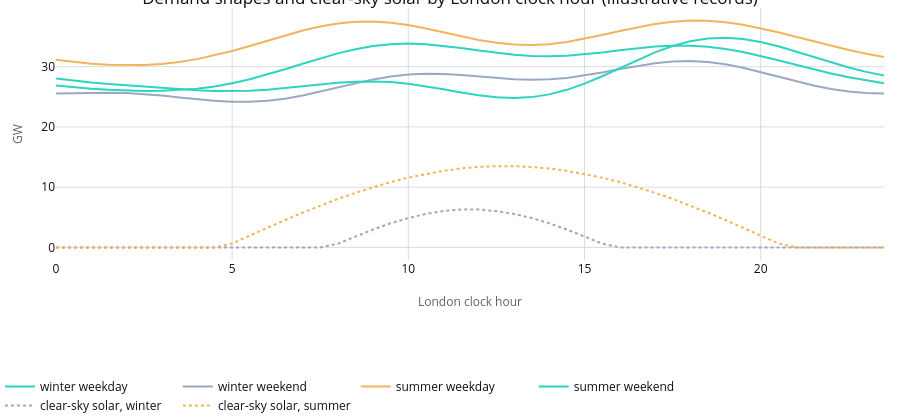

Notebook cell for this chart:
### Markdown cell above
## 1. Net demand: demand shape, heating, wind and solar

**Demand shape.** National demand before wind and solar, as a smooth daily curve with three
harmonics (`sampling.demand_shape_gw`). There are four shapes (winter/summer x weekday/weekend);
the run's first London month picks the season for the whole week, so a week that crosses 1 April
does not jump. The coefficients were fitted backwards from the Elexon price shapes: after heating,
wind and solar are applied and the result goes through the supply curve, the simulated mean price
of each half-hour matches the observed one (the `_DEMAND_SHAPES` comment in `assumptions.py`
explains how). So they are shapes that reproduce the observed price pattern, not metered demand.

**Heating.** Each deg C a day is below the heating threshold adds a fixed number of GW for the whole
day. Most GB homes heat with gas, so the electric effect is a few GW. The temperature is the run's
own sampled daily temperature, so a cold simulated week is also a dear one.

**Wind.** Installed GW x a daily capacity factor. The factor lives on the logit scale with an AR(1)
across days, so it stays between 0 and 1 and calm or windy spells last several days.

**Solar.** Installed GW x a clear-sky daylight shape (a half sine between sunrise and sunset) x a
daily clearness, also a persistent AR(1) on the logit scale. Zero at night.

Net demand = demand + heating - wind - solar (+ any shock known the day before, section 4).

### Code cell
hours = np.arange(48) / 2
season_names = ("winter_weekday", "winter_weekend", "summer_weekday", "summer_weekend")
shape_figure = go.Figure()
for name in season_names:
    shape_figure.add_trace(
        go.Scatter(
            x=hours,
            y=demand_shape_gw(price_assumptions[f"demand_shape_gw.{name}"], hours),
            mode="lines",
            name=name.replace("_", " "),
        )
    )
for season in ("winter", "summer"):
    shape_figure.add_trace(
        go.Scatter(
            x=hours,
            y=price_assumptions["solar_installed_gw"]
            * solar_daylight_shape(hours, price_assumptions, season),
            mode="lines",
            line={"dash": "dot"},
            name=f"clear-sky solar, {season}",
        )
    )
shape_figure.update_layout(
    title="Demand shapes and clear-sky solar by London clock hour (illustrative records)",
    xaxis_title="London clock hour",
    yaxis_title="GW",
)
apply_notebook_style(shape_figure, height=420)

### Figure 1 — Plotly figure (JSON) as saved in the notebook; plotly's stock layout.template omitted (floating-point values rounded to 4 significant figures)
{"data": [{"mode": "lines", "name": "winter weekday", "x": [0.0, 0.5, 1.0, 1.5, 2.0, 2.5, 3.0, 3.5, 4.0, 4.5, 5.0, 5.5, 6.0, 6.5, 7.0, 7.5, 8.0, 8.5, 9.0, 9.5, 10.0, 10.5, 11.0, 11.5, 12.0, 12.5, 13.0, 13.5, 14.0, 14.5, 15.0, 15.5, 16.0, 16.5, 17.0, 17.5, 18.0, 18.5, 19.0, 19.5, 20.0, 20.5, 21.0, 21.5, 22.0, 22.5, 23.0, 23.5], "y": [26.87, 26.57, 26.34, 26.15, 26.03, 25.96, 25.98, 26.1, 26.33, 26.71, 27.23, 27.89, 28.68, 29.56, 30.47, 31.37, 32.2, 32.89, 33.41, 33.72, 33.82, 33.73, 33.47, 33.1, 32.69, 32.29, 31.97, 31.76, 31.71, 31.8, 32.02, 32.34, 32.7, 33.05, 33.33, 33.48, 33.48, 33.3, 32.94, 32.43, 31.79, 31.07, 30.31, 29.57, 28.86, 28.24, 27.69, 27.24], "type": "scatter"}, {"mode": "lines", "name": "winter weekend", "x": [0.0, 0.5, 1.0, 1.5, 2.0, 2.5, 3.0, 3.5, 4.0, 4.5, 5.0, 5.5, 6.0, 6.5, 7.0, 7.5, 8.0, 8.5, 9.0, 9.5, 10.0, 10.5, 11.0, 11.5, 12.0, 12.5, 13.0, 13.5, 14.0, 14.5, 15.0, 15.5, 16.0, 16.5, 17.0, 17.5, 18.0, 18.5, 19.0, 19.5, 20.0, 20.5, 21.0, 21.5, 22.0, 22.5, 23.0, 23.5], "y": [25.54, 25.6, 25.66, 25.68, 25.61, 25.45, 25.2, 24.9, 24.58, 24.32, 24.16, 24.16, 24.33, 24.69, 25.21, 25.85, 26.56, 27.26, 27.88, 28.37, 28.69, 28.82, 28.78, 28.61, 28.36, 28.1, 27.9, 27.82, 27.89, 28.13, 28.52, 29.03, 29.59, 30.13, 30.57, 30.86, 30.93, 30.77, 30.39, 29.82, 29.11, 28.33, 27.56, 26.86, 26.29, 25.88, 25.64, 25.53], "type": "scatter"}, {"mode": "lines", "name": "summer weekday", "x": [0.0, 0.5, 1.0, 1.5, 2.0, 2.5, 3.0, 3.5, 4.0, 4.5, 5.0, 5.5, 6.0, 6.5, 7.0, 7.5, 8.0, 8.5, 9.0, 9.5, 10.0, 10.5, 11.0, 11.5, 12.0, 12.5, 13.0, 13.5, 14.0, 14.5, 15.0, 15.5, 16.0, 16.5, 17.0, 17.5, 18.0, 18.5, 19.0, 19.5, 20.0, 20.5, 21.0, 21.5, 22.0, 22.5, 23.0, 23.5], "y": [31.14, 30.77, 30.48, 30.3, 30.23, 30.27, 30.45, 30.78, 31.25, 31.86, 32.6, 33.44, 34.32, 35.19, 36.0, 36.68, 37.17, 37.45, 37.49, 37.29, 36.89, 36.34, 35.69, 35.02, 34.42, 33.95, 33.65, 33.58, 33.73, 34.09, 34.61, 35.24, 35.91, 36.54, 37.08, 37.45, 37.64, 37.61, 37.38, 36.96, 36.39, 35.71, 34.97, 34.21, 33.47, 32.78, 32.15, 31.6], "type": "scatter"}, {"mode": "lines", "name": "summer weekend", "x": [0.0, 0.5, 1.0, 1.5, 2.0, 2.5, 3.0, 3.5, 4.0, 4.5, 5.0, 5.5, 6.0, 6.5, 7.0, 7.5, 8.0, 8.5, 9.0, 9.5, 10.0, 10.5, 11.0, 11.5, 12.0, 12.5, 13.0, 13.5, 14.0, 14.5, 15.0, 15.5, 16.0, 16.5, 17.0, 17.5, 18.0, 18.5, 19.0, 19.5, 20.0, 20.5, 21.0, 21.5, 22.0, 22.5, 23.0, 23.5], "y": [28.05, 27.67, 27.37, 27.12, 26.89, 26.66, 26.44, 26.24, 26.07, 25.96, 25.93, 26.0, 26.17, 26.42, 26.72, 27.04, 27.31, 27.49, 27.54, 27.43, 27.16, 26.75, 26.25, 25.72, 25.25, 24.91, 24.79, 24.94, 25.39, 26.15, 27.18, 28.41, 29.75, 31.1, 32.36, 33.42, 34.21, 34.67, 34.79, 34.58, 34.09, 33.38, 32.52, 31.6, 30.7, 29.86, 29.13, 28.53], "type": "scatter"}, {"line": {"dash": "dot"}, "mode": "lines", "name": "clear-sky solar, winter", "x": [0.0, 0.5, 1.0, 1.5, 2.0, 2.5, 3.0, 3.5, 4.0, 4.5, 5.0, 5.5, 6.0, 6.5, 7.0, 7.5, 8.0, 8.5, 9.0, 9.5, 10.0, 10.5, 11.0, 11.5, 12.0, 12.5, 13.0, 13.5, 14.0, 14.5, 15.0, 15.5, 16.0, 16.5, 17.0, 17.5, 18.0, 18.5, 19.0, 19.5, 20.0, 20.5, 21.0, 21.5, 22.0, 22.5, 23.0, 23.5], "y": [0.0, 0.0, 0.0, 0.0, 0.0, 0.0, 0.0, 0.0, 0.0, 0.0, 0.0, 0.0, 0.0, 0.0, 0.0, 0.0, 0.6175, 1.829, 2.97, 3.997, 4.87, 5.556, 6.029, 6.27, 6.27, 6.029, 5.556, 4.87, 3.997, 2.97, 1.829, 0.6175, 0.0, 0.0, 0.0, 0.0, 0.0, 0.0, 0.0, 0.0, 0.0, 0.0, 0.0, 0.0, 0.0, 0.0, 0.0, 0.0], "type": "scatter"}, {"line": {"dash": "dot"}, "mode": "lines", "name": "clear-sky solar, summer", "x": [0.0, 0.5, 1.0, 1.5, 2.0, 2.5, 3.0, 3.5, 4.0, 4.5, 5.0, 5.5, 6.0, 6.5, 7.0, 7.5, 8.0, 8.5, 9.0, 9.5, 10.0, 10.5, 11.0, 11.5, 12.0, 12.5, 13.0, 13.5, 14.0, 14.5, 15.0, 15.5, 16.0, 16.5, 17.0, 17.5, 18.0, 18.5, 19.0, 19.5, 20.0, 20.5, 21.0, 21.5, 22.0, 22.5, 23.0, 23.5], "y": [0.0, 0.0, 0.0, 0.0, 0.0, 0.0, 0.0, 0.0, 0.0, 0.0, 0.6624, 1.981, 3.28, 4.548, 5.772, 6.94, 8.042, 9.066, 10.0, 10.84, 11.58, 12.2, 12.71, 13.1, 13.35, 13.48, 13.48, 13.35, 13.1, 12.71, 12.2, 11.58, 10.84, 10.0, 9.066, 8.042, 6.94, 5.772, 4.548, 3.28, 1.981, 0.6624, 0.0, 0.0, 0.0, 0.0, 0.0, 0.0], "type": "scatter"}], "layout": {"title": {"text": "Demand shapes and clear-sky solar by London clock hour (illustrative records)"}, "xaxis": {"title": {"text": "London clock hour"}}, "yaxis": {"title": {"text": "GW"}}, "margin": {"b": 160}, "height": 420, "paper_bgcolor": "#FFFFFF", "plot_bgcolor": "#FFFFFF"}}
